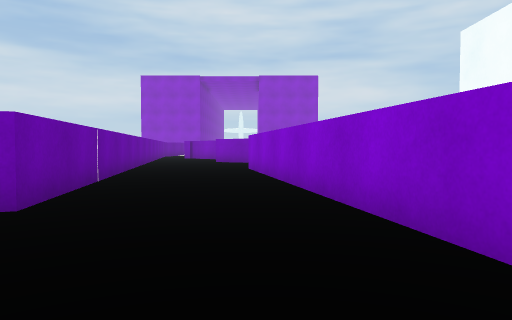
view 1 (above)

20 first-person views from a walk through a scene from a Unity 3-D project. The camera is 0.51 m above the floor, tilts 2° down and sees 70° across. The floor is counted in squares, 1 m on a side. Each view is taken from the middle of a square. On the plan, view 1 faces up. The plan holds only what a view shows up to about 9 squares ahead; the rest is blank. The place goes on beyond the plan. The player is left out. Surface patterns are stand-ins for the level's own textures.

view 2
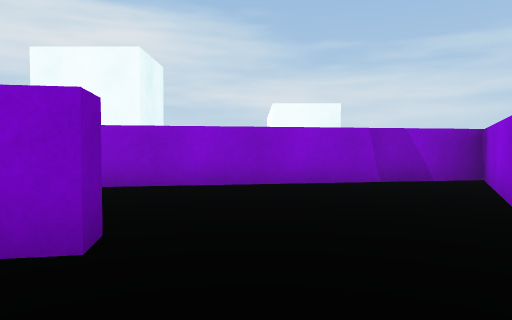

view 3
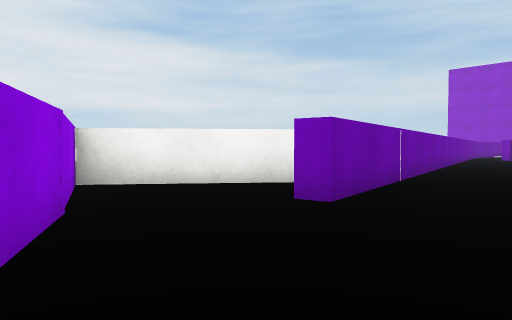

view 4
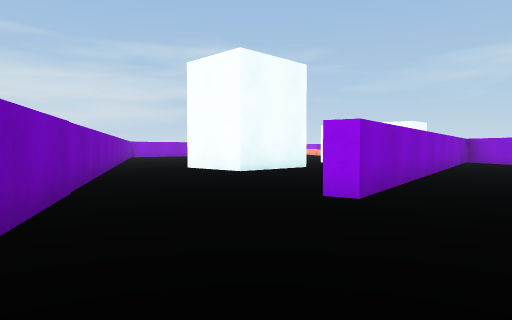

view 5
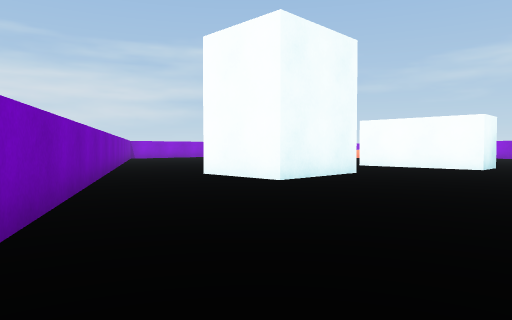

view 6
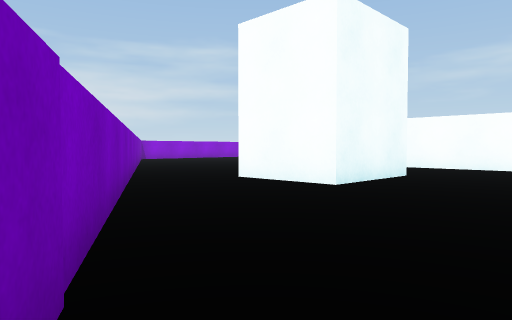

view 7
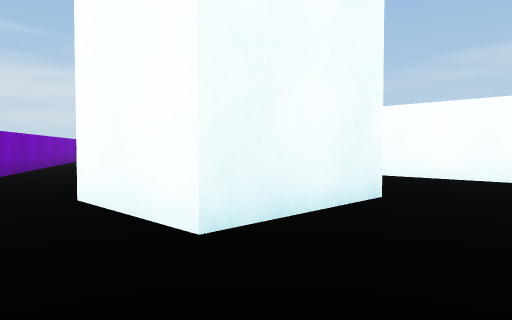

view 8
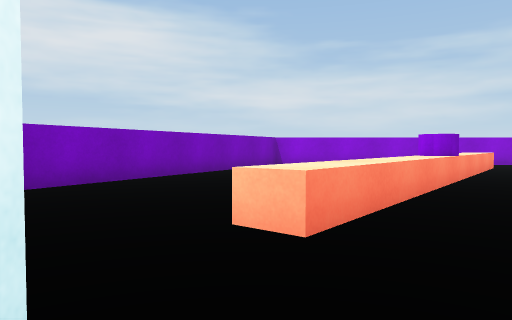

view 9
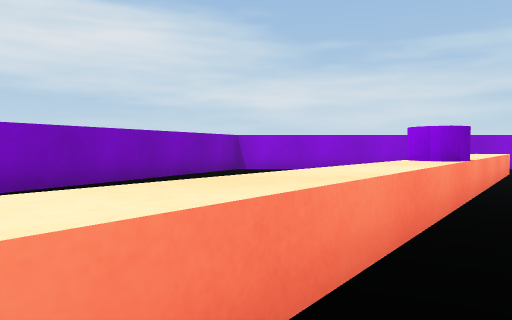

view 10
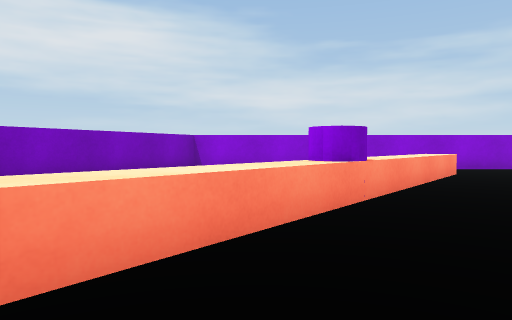

view 11
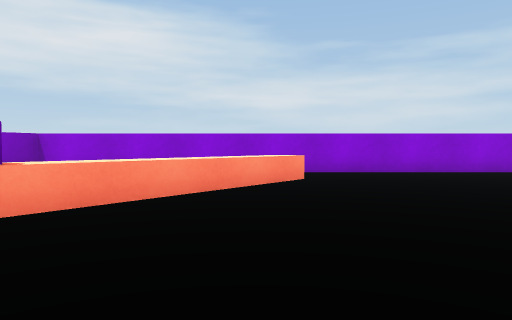

view 12
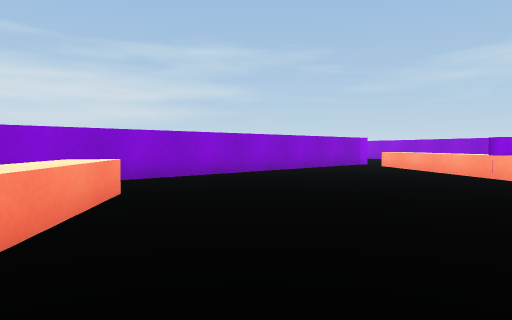

view 13
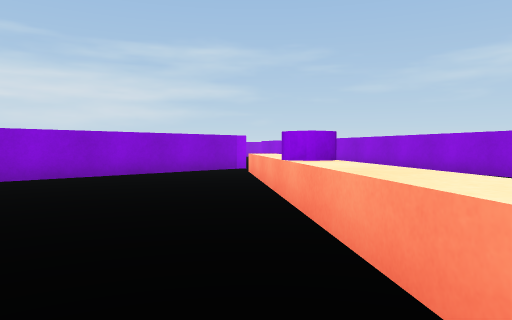

view 14
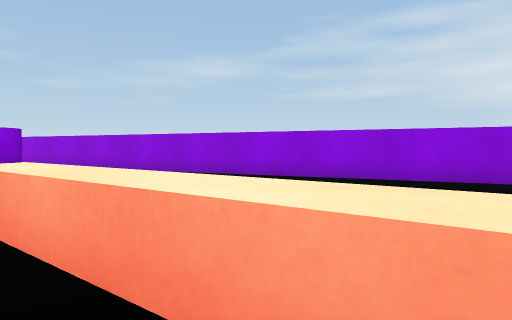

view 15
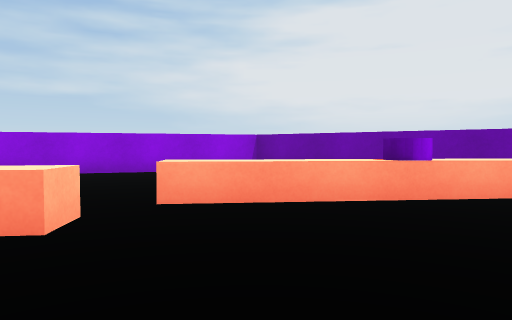

view 16
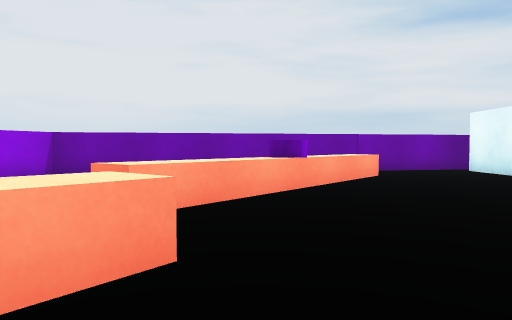

view 17
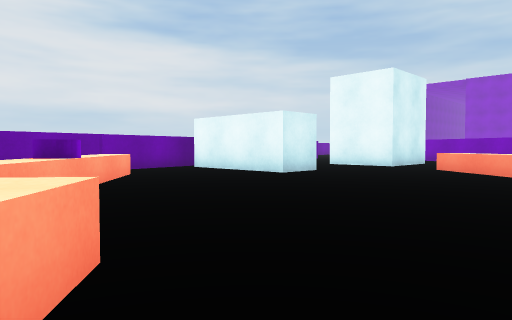

view 18
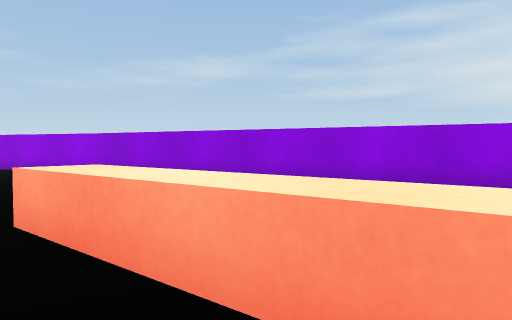

view 19
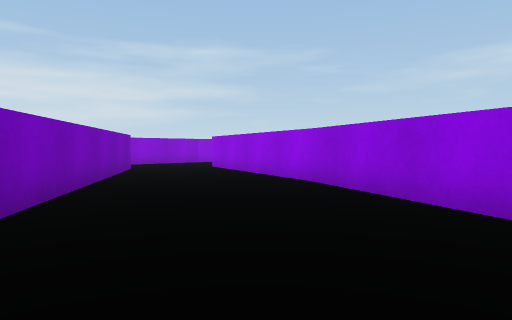

view 20
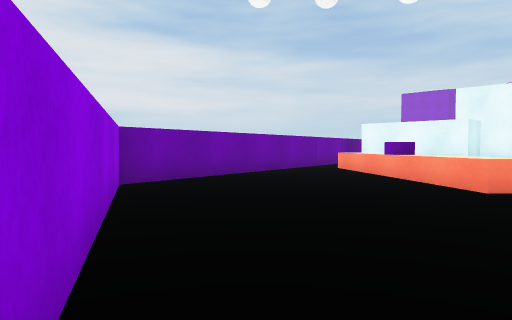

### Floor plan
Key: @ floor where view 1 was taken; # wall or solid block; . floor; = window, fence, low wall or low ledge; ^ raised ledge; O other object.
Columns run from 5 left of view 1 to 21 right of it. Each row starts with its distance up from view 1.
 12    .
 11      ..###
 10   ..    .##
  9   #...  ..###
  8   #..# .....###
  7   #..#........###
  6   #..##..OO.....###
  5   #...#..OO... ...###
  4  ###..#.....=^    ..##
  3 #  # .#......^^    ..#
  2 #.   .#.......^^     #
  1 ###   #####....OO.   #
  0    ##@.#...... .#^.  #
 -1      #.#.... .   .^^ #
 -2      ###OO.   .  ....#
 -3        #.OO       ...#
 -4        #..OO  ..  ...#
 -5        #...OO^^. ....#
 -6        #..    .^.....#
 -7        ##  ..  .O....#
 -8         #  ..    ^^..#
 -9          ##...    ^^.#
-10           ###..   ...#
-11             ###.     ###
-12               ###    ..##
-13                  ##   ..##
-14                    ## ...##
-15                      ###...

Where each view was taken, in squares from view 1:
view 1: 0 up, 0 right, facing up
view 2: 2 up, 4 left, facing right
view 3: 0 up, 0 right, facing up-left
view 4: 12 up, 2 left, facing down-right
view 5: 11 up, 0 right, facing down-right
view 6: 11 up, 1 right, facing down-right
view 7: 8 up, 2 right, facing down-right
view 8: 4 up, 5 right, facing right
view 9: 3 up, 7 right, facing right
view 10: 2 up, 7 right, facing right
view 11: 1 down, 8 right, facing right
view 12: 0 up, 10 right, facing down-right
view 13: 4 down, 9 right, facing down-right
view 14: 4 down, 9 right, facing down
view 15: 2 down, 9 right, facing down-left
view 16: 4 down, 10 right, facing left
view 17: 5 down, 10 right, facing up-left
view 18: 7 down, 13 right, facing down
view 19: 10 down, 13 right, facing down-right
view 20: 10 down, 8 right, facing up-left
